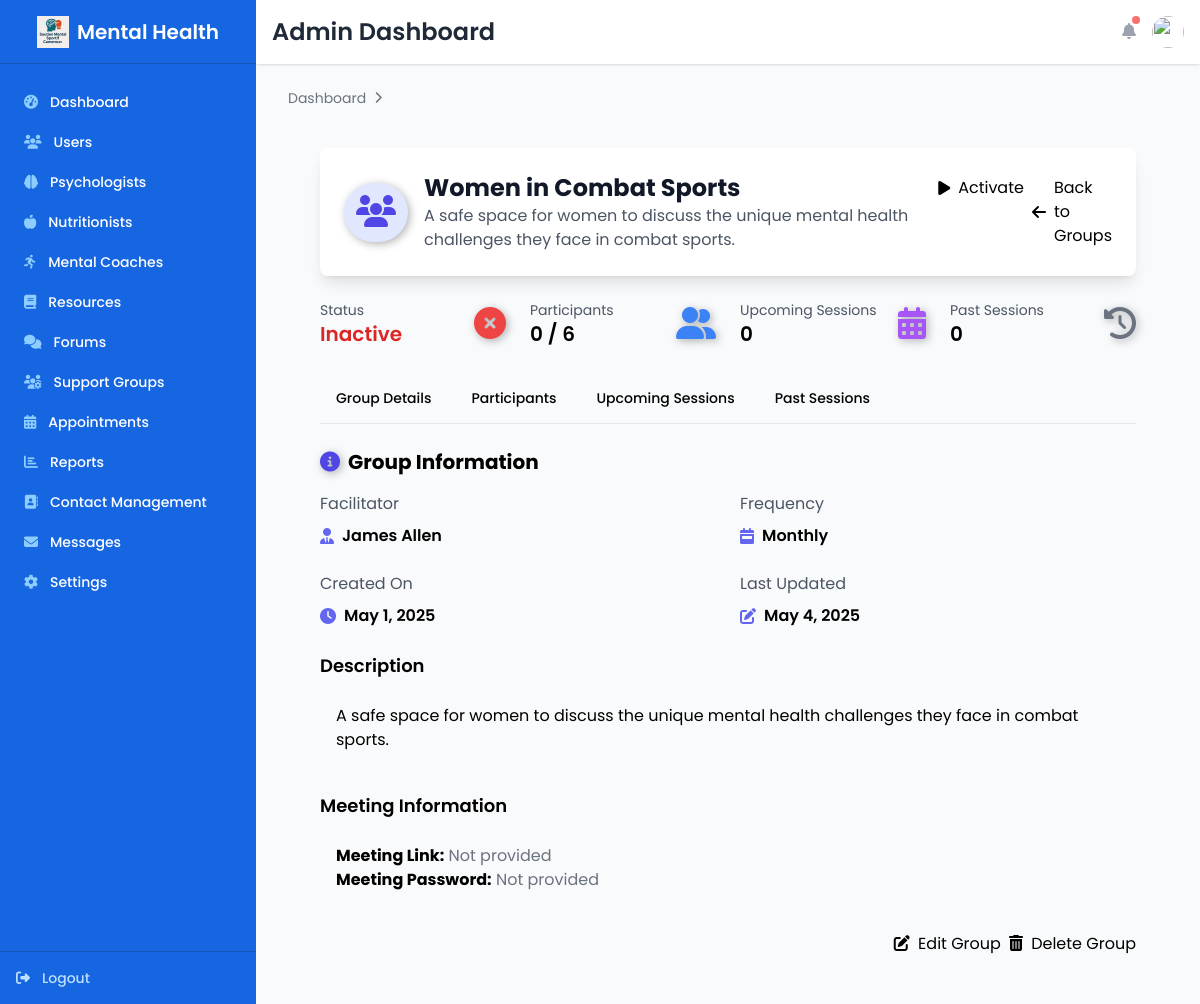
Page /community/admin/support-groups/6/ (signed in) on the committed database.
### backend/models.py (models this page shows, shortened)
class SupportGroup(models.Model):
    FREQUENCY_CHOICES = (
        ('one-time', 'One-time Session'),
        ('weekly', 'Weekly'),
        ('biweekly', 'Bi-weekly'),
        ('monthly', 'Monthly'),
    )
    name = models.CharField(max_length=100)
    description = models.TextField()
    facilitator = models.ForeignKey(settings.AUTH_USER_MODEL, on_delete=models.CASCADE, related_name='facilitated_groups')
    max_participants = models.PositiveIntegerField(default=10)
    frequency = models.CharField(max_length=20, choices=FREQUENCY_CHOICES)
    meeting_link = models.URLField(blank=True, null=True)
    meeting_password = models.CharField(max_length=50, blank=True, null=True)
    is_active = models.BooleanField(default=True)
    created_at = models.DateTimeField(auto_now_add=True)
    updated_at = models.DateTimeField(auto_now=True)
    notes = models.TextField(blank=True, null=True, help_text="Additional notes about the participant")

class User(AbstractUser):
    USER_TYPE_CHOICES = (
        ('athlete', 'Athlete'),
        ('psychologist', 'Psychologist'),
        ('coach', 'Mental Coach'),
        ('nutritionist', 'Nutritionist'),
        ('admin', 'Administrator'),
    )
    SPORT_CHOICES = (
        ('boxing', 'Boxing'),
        ('wrestling', 'Wrestling'),
        ('judo', 'Judo'),
        ('karate', 'Karate'),
        ('taekwondo', 'Taekwondo'),
        ('mma', 'Mixed Martial Arts'),
        ('other', 'Other'),
    )
    LEVEL_CHOICES = (
        ('amateur', 'Amateur'),
        ('semi-pro', 'Semi-Professional'),
        ('professional', 'Professional'),
        ('elite', 'Elite'),
    )
    ACCOUNT_STATUS_CHOICES = (
        ('pending', 'Pending Verification'),
        ('active', 'Active'),
        ('blocked', 'Blocked'),
        ('suspended', 'Temporarily Suspended'),
    )
    user_type = models.CharField(max_length=20, choices=USER_TYPE_CHOICES, default='athlete')
    sport = models.CharField(max_length=20, choices=SPORT_CHOICES, blank=True, null=True)
    level = models.CharField(max_length=20, choices=LEVEL_CHOICES, blank=True, null=True)
    qualifications = models.CharField(max_length=255, blank=True, null=True)
    years_experience = models.PositiveIntegerField(
        blank=True,
        null=True,
        validators=[MinValueValidator(0), MaxValueValidator(50)]
    )
    profile_image = models.ImageField(upload_to='profile_images/', blank=True, null=True)
    town = models.CharField(max_length=100, blank=True, null=True)
    quartier = models.CharField(max_length=100, blank=True, null=True)
    account_status = models.CharField(
        max_length=20,
        choices=ACCOUNT_STATUS_CHOICES,
        default='pending'
    )
    is_verified_professional = models.BooleanField(default=False)
    license_number = models.CharField(max_length=100, blank=True, null=True)
    certification_document = models.FileField(
        upload_to='certification_documents/',
        blank=True,
        null=True,
        help_text='Upload your professional certification or license'
    )
    cv_document = models.FileField(
        upload_to='cv_documents/',
        blank=True,
        null=True,
        help_text='Upload your professional CV or resume'
    )
    additional_documents = models.FileField(
        upload_to='additional_documents/',
        blank=True,
        null=True,
        help_text='Upload any additional supporting documents'
    )
    verification_notes = models.TextField(blank=True, null=True)
    membership_fee = models.DecimalField(
        max_digits=8,
        decimal_places=2,
        default=0.00,
        help_text='Monthly membership fee based on user type'
    )
    mobile_number = models.CharField(max_length=20, blank=True, null=True)
    last_payment_date = models.DateTimeField(blank=True, null=True)
    next_payment_due = models.DateTimeField(blank=True, null=True)
    payment_status = models.CharField(
        max_length=20,
        choices=(
            ('pending', 'Pending'),
            ('paid', 'Paid'),
            ('failed', 'Failed'),
            ('expired', 'Expired'),
        ),
        default='pending'
    )
    campay_reference = models.CharField(max_length=255, blank=True, null=True)
    campay_transaction_id = models.CharField(max_length=255, blank=True, null=True)
    campay_status = models.CharField(max_length=50, blank=True, null=True)
    campay_response = models.JSONField(blank=True, null=True)
    payment_receipt = models.FileField(
        upload_to='receipts/',
        blank=True,
        null=True,
        help_text='PDF receipt for membership payment'
    )
    terms_accepted = models.BooleanField(default=False)
    social_provider = models.CharField(max_length=20, blank=True, null=True)
    social_uid = models.CharField(max_length=200, blank=True, null=True)
    date_verified = models.DateTimeField(blank=True, null=True)

### backend/views.py (the view, shortened to what this page needs)
# urls.py: path('community/admin/support-groups/<int:group_id>/', views.support_group_detail, name='support_group_detail'),
@staff_member_required
def support_group_detail(request, group_id):
    group = SupportGroup.objects.get(id=group_id)
    participants = SupportGroupParticipant.objects.filter(group=group).select_related('user')
    upcoming_sessions = SupportGroupSession.objects.filter(
        group=group,
        start_time__gt=timezone.now()
    ).order_by('start_time')
    past_sessions = SupportGroupSession.objects.filter(
        group=group,
        start_time__lte=timezone.now()
    ).order_by('-start_time')
    return render(request, 'Dashboards/community/admin/support_group_detail.html', {
        'group': group,
        'participants': participants,
        'upcoming_sessions': upcoming_sessions,
        'past_sessions': past_sessions
    })

### backend/templates/Dashboards/community/admin/support_group_detail.html (shortened to what this page needs)
{% extends 'Dashboards/Layout/admin_base.html' %}
{% load static %}
{% block extra_css %}
<link rel="stylesheet" href="https://cdnjs.cloudflare.com/ajax/libs/animate.css/4.1.1/animate.min.css" />
<link rel="stylesheet" href="https://cdnjs.cloudflare.com/ajax/libs/font-awesome/6.4.0/css/all.min.css" />
{% endblock %}
{% block content %}
<div class="py-6">
  <div class="max-w-7xl mx-auto px-4 sm:px-6 lg:px-8">
    <div class="bg-white rounded-lg shadow-lg p-6 mb-6 animate__animated animate__fadeIn">
      <div class="flex justify-between items-center">
        <div class="flex items-center">
          <div class="bg-indigo-100 p-3 rounded-full mr-4 icon-3d float-animation">
            <i class="fas fa-users fa-2x text-indigo-600"></i>
          </div>
          <div>
            <h1 class="text-2xl font-bold text-gray-900">{{ group.name }}</h1>
            <p class="text-gray-600">{{ group.description|truncatechars:100 }}</p>
          </div>
        </div>
        <div class="flex space-x-2">
          <form method="POST" class="inline">
            {% if group.is_active %}
            <input type="hidden" name="action" value="deactivate">
            <button type="submit" class="btn-danger flex items-center">
              <i class="fas fa-pause mr-2"></i> Deactivate
            </button>
            {% else %}
            <button type="submit" class="btn-success flex items-center">
              <i class="fas fa-play mr-2"></i> Activate
            </button>
            {% endif %}
          </form>
          <a href="{% url 'support_group_admin' %}" class="btn-secondary flex items-center">
            <i class="fas fa-arrow-left mr-2"></i> Back to Groups
          </a>
        </div>
      </div>
    </div>
    <div class="grid grid-cols-1 md:grid-cols-4 gap-6 mb-6">
      <div class="card flex items-center justify-between animate__animated animate__fadeInUp">
        <div>
          <p class="text-sm text-gray-600">Status</p>
          <p class="text-xl font-semibold">
            {% if group.is_active %}
            <span class="text-green-600">Active</span>
            {% else %}
            <span class="text-red-600">Inactive</span>
            {% endif %}
          </p>
        </div>
        <div class="icon-3d {% if group.is_active %}text-green-500{% else %}text-red-500{% endif %}">
          <i class="fas {% if group.is_active %}fa-check-circle{% else %}fa-times-circle{% endif %} fa-2x"></i>
        </div>
      </div>
      <div class="card flex items-center justify-between animate__animated animate__fadeInUp" style="animation-delay: 0.1s;">
        <div>
          <p class="text-sm text-gray-600">Participants</p>
          <p class="text-xl font-semibold">{{ participants|length }} / {{ group.max_participants }}</p>
        </div>
        <div class="icon-3d text-blue-500">
          <i class="fas fa-user-friends fa-2x"></i>
        </div>
      </div>
      <div class="card flex items-center justify-between animate__animated animate__fadeInUp" style="animation-delay: 0.2s;">
        <div>
          <p class="text-sm text-gray-600">Upcoming Sessions</p>
          <p class="text-xl font-semibold">{{ upcoming_sessions|length }}</p>
        </div>
        <div class="icon-3d text-purple-500">
          <i class="fas fa-calendar-alt fa-2x"></i>
        </div>
      </div>
      <div class="card flex items-center justify-between animate__animated animate__fadeInUp" style="animation-delay: 0.3s;">
        <div>
          <p class="text-sm text-gray-600">Past Sessions</p>
          <p class="text-xl font-semibold">{{ past_sessions|length }}</p>
        </div>
        <div class="icon-3d text-gray-500">
          <i class="fas fa-history fa-2x"></i>
        </div>
      </div>
    </div>
    <div class="border-b border-gray-200 mb-6">
      <ul class="flex flex-wrap -mb-px text-sm font-medium text-center" id="supportGroupTabs" role="tablist">
        <li class="mr-2" role="presentation">
          <button class="inline-block p-4 tab-active" id="details-tab" data-tabs-target="#details" type="button" role="tab" aria-controls="details" aria-selected="true">Group Details</button>
        </li>
        <li class="mr-2" role="presentation">
          <button class="inline-block p-4 hover:text-gray-600 hover:border-gray-300" id="participants-tab" data-tabs-target="#participants" type="button" role="tab" aria-controls="participants" aria-selected="false">Participants</button>
        </li>
        <li class="mr-2" role="presentation">
          <button class="inline-block p-4 hover:text-gray-600 hover:border-gray-300" id="upcoming-tab" data-tabs-target="#upcoming" type="button" role="tab" aria-controls="upcoming" aria-selected="false">Upcoming Sessions</button>
        </li>
        <li class="mr-2" role="presentation">
          <button class="inline-block p-4 hover:text-gray-600 hover:border-gray-300" id="past-tab" data-tabs-target="#past" type="button" role="tab" aria-controls="past" aria-selected="false">Past Sessions</button>
        </li>
      </ul>
    </div>
    <div id="supportGroupTabContent">
      <div class="block" id="details" role="tabpanel" aria-labelledby="details-tab">
        <div class="card animate__animated animate__fadeIn">
          <h2 class="text-xl font-bold mb-4 flex items-center">
            <i class="fas fa-info-circle mr-2 text-indigo-600 icon-3d"></i>
            Group Information
          </h2>
          <div class="grid grid-cols-1 md:grid-cols-2 gap-6">
            <div>
              <p class="text-gray-600 mb-2">Facilitator</p>
              <p class="font-semibold flex items-center">
                <i class="fas fa-user-tie mr-2 text-indigo-500"></i>
                {{ group.facilitator.get_full_name|default:group.facilitator.username }}
              </p>
            </div>
            <div>
              <p class="text-gray-600 mb-2">Frequency</p>
              <p class="font-semibold flex items-center">
                <i class="fas fa-calendar-week mr-2 text-indigo-500"></i>
                {{ group.get_frequency_display }}
              </p>
            </div>
            <div>
              <p class="text-gray-600 mb-2">Created On</p>
              <p class="font-semibold flex items-center">
                <i class="fas fa-clock mr-2 text-indigo-500"></i>
                {{ group.created_at|date:"F j, Y" }}
              </p>
            </div>
            <div>
              <p class="text-gray-600 mb-2">Last Updated</p>
              <p class="font-semibold flex items-center">
                <i class="fas fa-edit mr-2 text-indigo-500"></i>
                {{ group.updated_at|date:"F j, Y" }}
              </p>
            </div>
          </div>
          <div class="mt-6">
            <h3 class="text-lg font-semibold mb-2">Description</h3>
            <div class="bg-gray-50 p-4 rounded-md">
              {{ group.description|linebreaks }}
            </div>
          </div>
          <div class="mt-6">
            <h3 class="text-lg font-semibold mb-2">Meeting Information</h3>
            <div class="bg-gray-50 p-4 rounded-md">
              {% if group.meeting_link %}
              <p><strong>Meeting Link:</strong> <a href="{{ group.meeting_link }}" target="_blank" class="text-indigo-600 hover:underline">{{ group.meeting_link }}</a></p>
              {% else %}
              <p><strong>Meeting Link:</strong> <span class="text-gray-500">Not provided</span></p>
              {% endif %}
              {% if group.meeting_password %}
              <p><strong>Meeting Password:</strong> {{ group.meeting_password }}</p>
              {% else %}
              <p><strong>Meeting Password:</strong> <span class="text-gray-500">Not provided</span></p>
              {% endif %}
            </div>
          </div>
          <div class="mt-6 flex justify-end">
            <a href="#" class="btn-primary mr-2">
              <i class="fas fa-edit mr-1"></i> Edit Group
            </a>
            <button class="btn-danger">
              <i class="fas fa-trash-alt mr-1"></i> Delete Group
            </button>
          </div>
        </div>
      </div>
    </div>
  </div>
</div>
{% endblock %}

### backend/templates/Dashboards/community/admin/support_group_detail.html (style rules this page uses)
.card { @apply bg-white rounded-lg shadow-lg p-6 mb-6 transition-all duration-300 hover:shadow-xl; }
.btn-primary { @apply bg-indigo-600 text-white px-4 py-2 rounded-md hover:bg-indigo-700 transition-colors duration-300; }
.btn-secondary { @apply bg-gray-200 text-gray-800 px-4 py-2 rounded-md hover:bg-gray-300 transition-colors duration-300; }
.btn-danger { @apply bg-red-600 text-white px-4 py-2 rounded-md hover:bg-red-700 transition-colors duration-300; }
.btn-success { @apply bg-green-600 text-white px-4 py-2 rounded-md hover:bg-green-700 transition-colors duration-300; }
.tab-active { @apply border-b-2 border-indigo-600 text-indigo-600; }
.icon-3d { filter: drop-shadow(2px 2px 4px rgba(0, 0, 0, 0.3)); transition: all 0.3s ease; }
.float-animation { animation: float 3s ease-in-out infinite; }

### rows in the picture
SupportGroup: name "Women in Combat Sports", description "A safe space for women to discuss the unique mental health challenges they face in combat sports.", max_participants "6", facilitator.get_full_name "James Allen", frequency "Monthly", created_at "May 1, 2025", updated_at "May 4, 2025"

### other values in the picture
{{ participants|length }} "0"
{{ upcoming_sessions|length }} "0"
{{ past_sessions|length }} "0"
